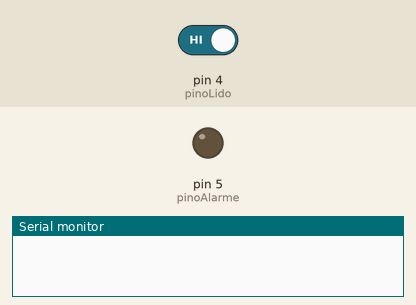
Simulated run of this sketch. Board: Arduino Uno, built with avr-gcc and run on an emulated ATmega328P. Shown: output pins drawn as LEDs (lit = HIGH), the last lines printed to the serial monitor. The test bench sets the inputs (shaded band); at power-on: pin 4 (pinoLido) HIGH.

Above: at 1.2 s.
1.3 s: pin 4 (pinoLido) driven LOW
At 1.6 s:
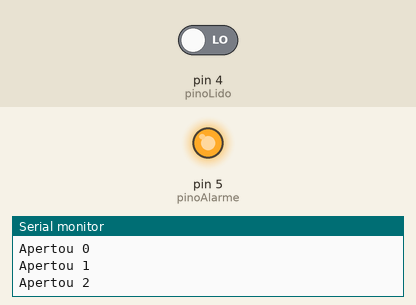
2.8 s: pin 4 (pinoLido) driven HIGH
At 4.1 s:
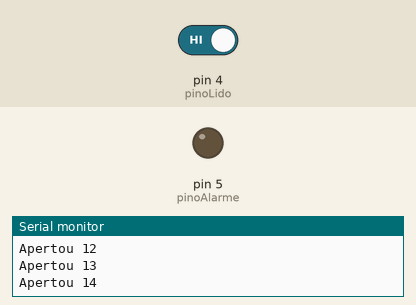
Timing chart, 0 to 5.8 s (numbered marks = the images above; inputs shaded):
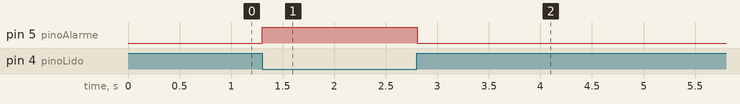

Measured:
- after the input at 1.3 s, pin 5 (pinoAlarme): LOW → HIGH at once
- after the input at 2.8 s, pin 5 (pinoAlarme): HIGH → LOW at once

The sketch:

alarme_funciona_quando_LOW.ino
```cpp
int pinoLido = 4;
int pinoAlarme = 5;
int estado = HIGH;
int quantasVezes = 0;

void setup(){
  pinMode(pinoLido, INPUT);
  pinMode(pinoAlarme, OUTPUT);
  Serial.begin(9600);
}

void loop(){
  estado = digitalRead(pinoLido);
  if(estado == LOW){
    digitalWrite(pinoAlarme, HIGH);
    Serial.print("Apertou ");
    Serial.println(quantasVezes);
    quantasVezes++;
  }else{
    digitalWrite(pinoAlarme, LOW);
  }

  delay(100);


}
```
